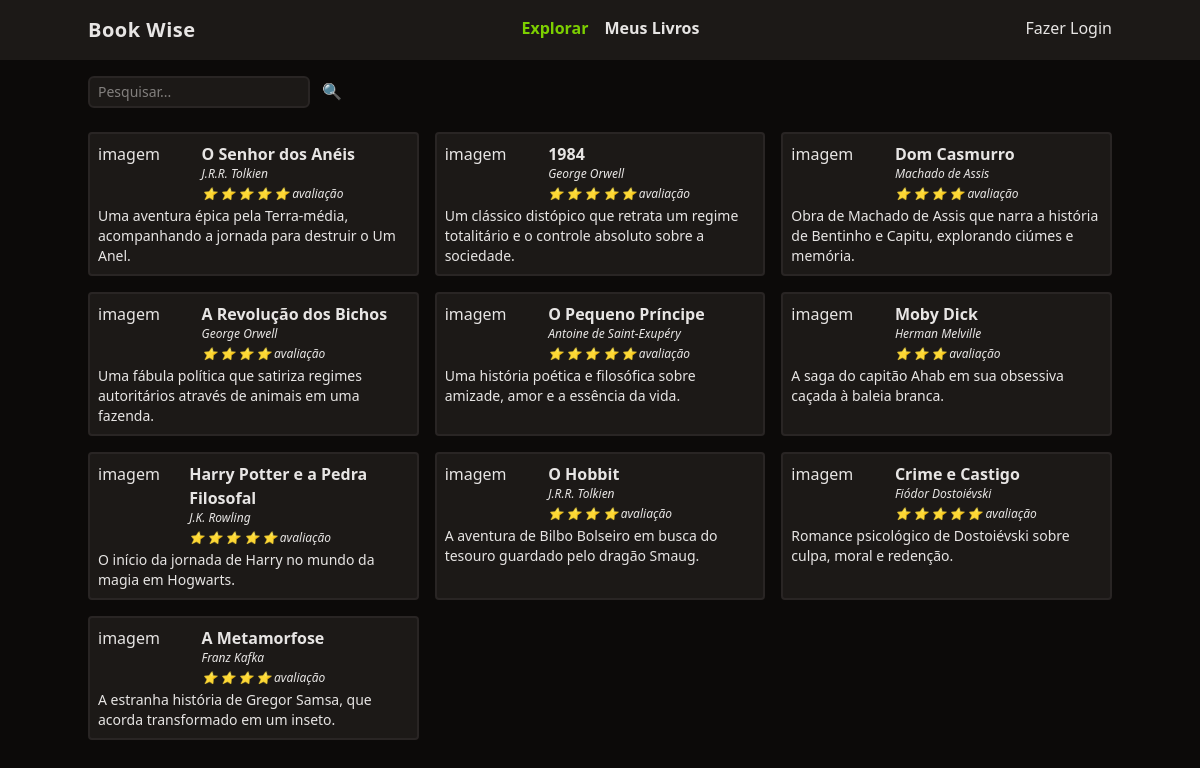
The page / on the database its author committed.
### tables this page shows
CREATE TABLE books (
	id integer PRIMARY KEY NOT NULL,
  title varchar(255) NOT NULL,
  author varchar(100) NOT NULL,
  description text,
	stars integer CHECK (stars >= 1 AND stars <= 5) NOT NULL,
  user_id integer NOT NULL,
  FOREIGN KEY(user_id) REFERENCES users(id)
);

### utils/index.php (called while the page is built, shortened)
<?php
function view($view, $data = [])
{
  require "views/template/app.php";
}
function isRouteActive($route)
{
  return parse_url($_SERVER['REQUEST_URI'])['path'] === $route;
}

### controllers/index.controller.php (called while the page is built)
<?php
$queryParams = $_REQUEST['search'];
$books = (new DB())
  ->query(
    query: 'SELECT * FROM books WHERE title LIKE :search',
    class: Book::class,
    params: ['search' => "%$queryParams%"]
  )
  ->fetchAll();
view("index", ['books' => $books]);

### routes.php (called while the page is built, shortened)
<?php
$controller = str_replace('/', '',  parse_url($_SERVER['REQUEST_URI'])['path']);
if (!$controller) $controller = 'index';
require "controllers/{$controller}.controller.php";

### index.php (called while the page is built, shortened)
<?php
require 'database/db.php';
require 'utils/index.php';
require "routes.php";

### database/db.php (called while the page is built)
<?php
class DB
{
  private static $db = null;
  private static $_config = null;
  public static function setConfig($config)
  {
    self::$_config = $config;
  }
  public static function connect(): PDO
  {
    if (self::$db === null) {
      $connectionString = self::$_config['drive'] . ':' . self::$_config['srcDB'];
      self::$db = new PDO($connectionString);
      self::$db->setAttribute(PDO::ATTR_DEFAULT_FETCH_MODE, PDO::FETCH_ASSOC);
      self::$db->setAttribute(PDO::ATTR_ERRMODE, PDO::ERRMODE_EXCEPTION);
    }
    return self::$db;
  }
  public function query($query, $class = null, $params = [])
  {
    $prepare = self::connect()->prepare($query);
    if ($class) {
      $prepare->setFetchMode(PDO::FETCH_CLASS, $class);
    }
    $prepare->execute($params);
    return $prepare;
  }
}

### views/components/card-book.php (the view)
<div class="border-stone-800 border-2 bg-stone-900 p-2 rounded">
  <div class="flex">
    <div class="w-1/3">
      imagem
    </div>
    <div class="space-y-1">
      <a href="/book?id=<?= $book->id ?>" class="font-semibold hover:underline"><?= $book->title ?></a>
      <div class="text-xs italic"><?= $book->author ?></div>
      <div class="text-xs italic">
        <?php for ($i = 0; $i < $book->stars; $i++): ?>
          ⭐
        <?php endfor; ?>
        avaliação
      </div>
    </div>
  </div>
  <div class="text-sm mt-1">
    <?= $book->description ?>
  </div>
</div>

### views/template/app.php (shortened to what this page needs)
<!DOCTYPE html>
<html lang="pt-br">
<head>
  <script src="https://cdn.jsdelivr.net/npm/@tailwindcss/browser@4"></script>
</head>
<body class="bg-stone-950 text-stone-200">
  <?php include('./views/components/header.php'); ?>
  <main class="mx-auto max-w-screen-lg py-4 space-y-6">
    <?php require "views/{$view}.view.php"; ?>
  </main>
</body>
</html>

### views/components/header.php
<?php
$links = [
  [
    'label' => 'Explorar',
    'href' => '/'
  ],
  [
    'label' => 'Meus Livros',
    'href' => '/my-books'
  ]
]
?>
<header class="bg-stone-900">
  <nav class="mx-auto max-w-screen-lg flex justify-between py-4">
    <div class="font-bold text-xl tracking-wide">
      Book Wise
    </div>
    <ul class="flex gap-4 font-bold">
      <?php foreach ($links as $link): ?>
        <li>
          <a
            class="hover:underline
            <?php if (isRouteActive($link['href'])) {
              echo 'text-lime-500';
            } ?>" href="<?= $link['href'] ?>">
            <?= $link['label'] ?>
          </a>
        </li>
      <?php endforeach; ?>
    </ul>
    <ul>
      <?php if (isset($_SESSION['auth'])): ?>
        <li><a class="hover:underline" href="/logout">Oi, <?= $_SESSION['auth']->name ?></a></li>
      <?php else: ?>
        <li><a class="hover:underline" href="/login">Fazer Login</a></li>
      <?php endif; ?>
    </ul>
  </nav>
</header>

### views/index.view.php
<form class="w-full space-x-2">
  <input
    type="text"
    name="search"
    class="border-stone-800 border-2 rounded-md px-2 py-1 bg-stone-900 text-sm outline-none"
    placeholder="Pesquisar..." />
  <button type="submit">
    🔍
  </button>
</form>
<section class="grid grid-cols-1 md:grid-cols-2 lg:grid-cols-3 gap-4">
  <?php foreach ($books as $book): ?>
    <?php include('./views/components/card-book.php'); ?>
  <?php endforeach; ?>
</section>

### rows shown on the page
books: title "O Senhor dos Anéis", author "J.R.R. Tolkien", stars 5 (drawn), description "Uma aventura épica pela Terra-média, acompanhando a jornada para destruir o Um Anel."
books: title "1984", author "George Orwell", stars 5 (drawn), description "Um clássico distópico que retrata um regime totalitário e o controle absoluto sobre a sociedade."
books: title "Dom Casmurro", author "Machado de Assis", stars 4 (drawn), description "Obra de Machado de Assis que narra a história de Bentinho e Capitu, explorando ciúmes e memória."
books: title "A Revolução dos Bichos", author "George Orwell", stars 4 (drawn), description "Uma fábula política que satiriza regimes autoritários através de animais em uma fazenda."
books: title "O Pequeno Príncipe", author "Antoine de Saint-Exupéry", stars 5 (drawn), description "Uma história poética e filosófica sobre amizade, amor e a essência da vida."
books: title "Moby Dick", author "Herman Melville", stars 3 (drawn), description "A saga do capitão Ahab em sua obsessiva caçada à baleia branca."
books: title "Harry Potter e a Pedra Filosofal", author "J.K. Rowling", stars 5 (drawn), description "O início da jornada de Harry no mundo da magia em Hogwarts."
books: title "O Hobbit", author "J.R.R. Tolkien", stars 4 (drawn), description "A aventura de Bilbo Bolseiro em busca do tesouro guardado pelo dragão Smaug."
books: title "Crime e Castigo", author "Fiódor Dostoiévski", stars 5 (drawn), description "Romance psicológico de Dostoiévski sobre culpa, moral e redenção."
books: title "A Metamorfose", author "Franz Kafka", stars 4 (drawn), description "A estranha história de Gregor Samsa, que acorda transformado em um inseto."

### other values the page prints
$link['label'] "Explorar"
$link['label'] "Meus Livros"
